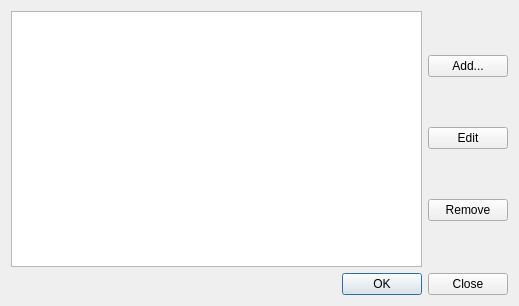
<?xml version="1.0" encoding="UTF-8"?>
<ui version="4.0">
 <class>SearchesDialog</class>
 <widget class="QDialog" name="SearchesDialog">
  <property name="geometry">
   <rect>
    <x>0</x>
    <y>0</y>
    <width>519</width>
    <height>306</height>
   </rect>
  </property>
  <property name="windowTitle">
   <string>Dialog</string>
  </property>
  <layout class="QVBoxLayout" name="verticalLayout">
   <item>
    <layout class="QHBoxLayout" name="horizontalLayout_2">
     <item>
      <widget class="QListWidget" name="searchesList"/>
     </item>
     <item>
      <layout class="QVBoxLayout" name="buttonLayout">
       <item>
        <widget class="QPushButton" name="addSearch">
         <property name="sizePolicy">
          <sizepolicy hsizetype="Minimum" vsizetype="Fixed">
           <horstretch>0</horstretch>
           <verstretch>0</verstretch>
          </sizepolicy>
         </property>
         <property name="text">
          <string>Add...</string>
         </property>
        </widget>
       </item>
       <item>
        <widget class="QPushButton" name="editSearch">
         <property name="sizePolicy">
          <sizepolicy hsizetype="Minimum" vsizetype="Fixed">
           <horstretch>0</horstretch>
           <verstretch>0</verstretch>
          </sizepolicy>
         </property>
         <property name="text">
          <string>Edit</string>
         </property>
        </widget>
       </item>
       <item>
        <widget class="QPushButton" name="removeSearch">
         <property name="sizePolicy">
          <sizepolicy hsizetype="Minimum" vsizetype="Fixed">
           <horstretch>0</horstretch>
           <verstretch>0</verstretch>
          </sizepolicy>
         </property>
         <property name="text">
          <string>Remove</string>
         </property>
        </widget>
       </item>
      </layout>
     </item>
    </layout>
   </item>
   <item>
    <widget class="QDialogButtonBox" name="buttonBox">
     <property name="standardButtons">
      <set>QDialogButtonBox::Close|QDialogButtonBox::Ok</set>
     </property>
    </widget>
   </item>
  </layout>
 </widget>
 <resources/>
 <connections/>
</ui>
